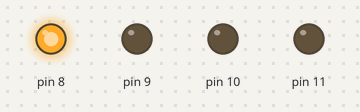
The sketch below on a simulated Arduino Uno, built with avr-gcc and run on an emulated ATmega328P. On the bench: output pins drawn as LEDs (lit = HIGH).

Above: at 0.5 s.
At 2.5 s:
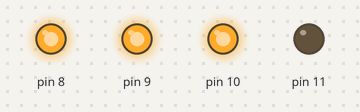
At 3.5 s:
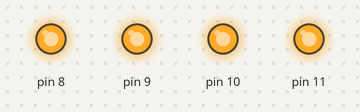
At 4.5 s:
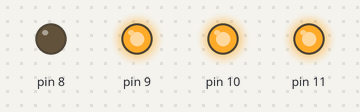
At 6.5 s:
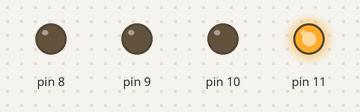
At 9.5 s:
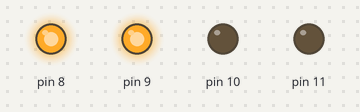
Timing chart, 0 to 10.4 s (numbered marks = the images above):
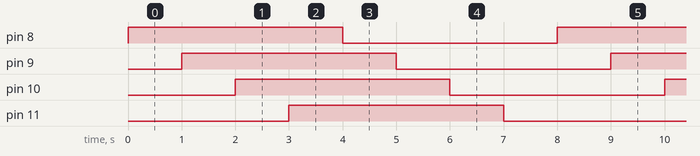

Measured:
- by itself, pin 8–11: alternates HIGH for 4.0 s and LOW for 4.0 s
- by itself, everything shown: repeats every 8.0 s, in 8 steps

The sketch:

TimerInterrupcionesInternas.ino
```cpp
/* AUTOR: CREATIVIDAD CODIFICADA
 *  www.creatividadcodificada.com
 *  NOMBRE DEL PROYECTO: Encendido de Leds con Timers
*/
volatile unsigned int contador = 8;
void setup()
{
//configuramos nuestro pines de salida para los leds
  pinMode(8, OUTPUT);
  pinMode(9, OUTPUT);
  pinMode(10, OUTPUT);
  pinMode(11, OUTPUT);

  //deshabilitamos las interrupciones
  noInterrupts();

// configuracion de del Timer1 de 16 bits en modo CTC y prescales de 1024
  TCCR1A = 0;
  TCCR1B = 0;
  TCCR1B |= (1 << WGM12)|(1<<CS10)|(1 << CS12);

//Inicializamos el contador
  TCNT1  = 0;

// configuramos nuestro registro de comparacion para 1 segundo
  OCR1A = 15624;

//configuramos el desbordamiento
  TIMSK1 |= (1 << OCIE1A);

  interrupts();
}
  void loop()
  {
  //.....
  }
  void encenderLed(byte led)
  {
    digitalWrite(led, !digitalRead(led));
    }
  ISR(TIMER1_COMPA_vect)
  {
    encenderLed(contador);
    contador++;
    if(contador>11)contador = 8;
  }
```
